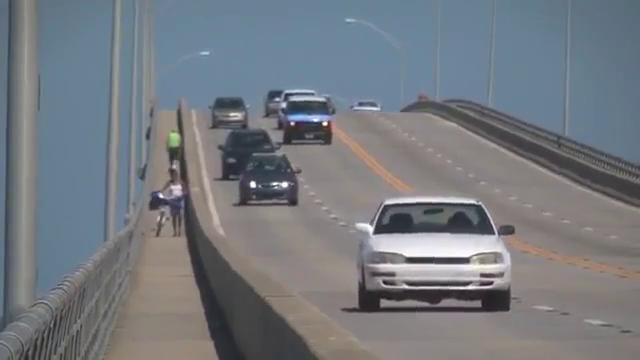
#> input picture frame 91 of buoi2/slow.avi, 640 x 360 px, given in place of los_angeles.mp4, which was not available
$ python loc_anh_video.py
#> lines starting #> are read from the running program, lines starting #| are printed output that depends on the picture; pictures that were not available may be replaced by others from this repository, and a replacement may not be noted
import cv2
import numpy as np
cap = cv2.VideoCapture("los_angeles.mp4")
while True:
	ret, frame = cap.read()
#> frame is the input picture: shape (360, 640, 3); mean B, G, R 127.8, 121.7, 116.8
	frame = cv2.resize(frame,(300,200))
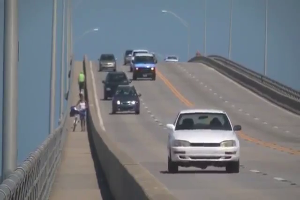
#> frame: shape (200, 300, 3); mean B, G, R 127.8, 121.6, 116.8
#--------------------------------------------------------
	gaussian = cv2.GaussianBlur(frame, (21, 21), 0)
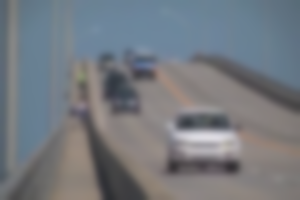
#> gaussian: shape (200, 300, 3); mean B, G, R 127.8, 121.6, 116.8
	averaging = cv2.blur(frame, (21, 21))
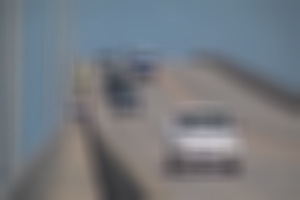
#> averaging: shape (200, 300, 3); mean B, G, R 127.8, 121.6, 116.8
	median = cv2.medianBlur(frame, 5)
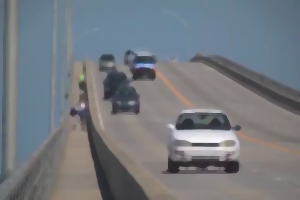
#> median: shape (200, 300, 3); mean B, G, R 127.7, 121.5, 116.5
	bilateral = cv2.bilateralFilter(frame, 9, 350, 350)

	kernel = np.ones((5,5),np.uint8)
	dilation = cv2.dilate(frame,kernel,iterations = 1)
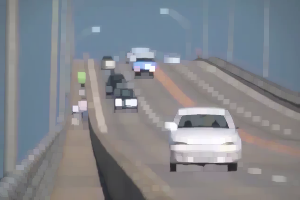
#> dilation: shape (200, 300, 3); mean B, G, R 140.8, 134.6, 130.7
	erosion = cv2.erode(frame, kernel, iterations=6)
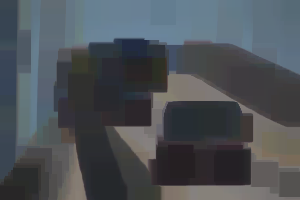
#> erosion: shape (200, 300, 3); mean B, G, R 86.5, 81.2, 76
#--------------------------------------------------------
	cv2.imshow("averaging", averaging)
	cv2.imshow("gaussian", gaussian)
	cv2.imshow("median", median)
	cv2.imshow("bilateral", bilateral)
	cv2.imshow("dilation", dilation)
	cv2.imshow("erosion", erosion)
	key = cv2.waitKey(25)
#> (key Esc is pressed here)
	if key == 27:
		break
cap.release()
cv2.destroyAllWindows()

$ run again, starting later in the video
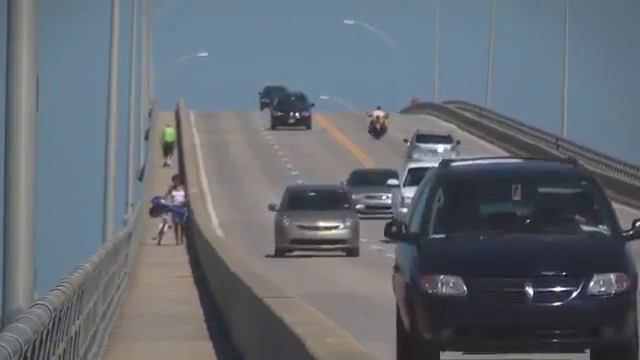
#> input picture frame 412 of buoi2/slow.avi, 640 x 360 px, given in place of los_angeles.mp4, which was not available
#> frame is the input picture: shape (360, 640, 3); mean B, G, R 114.8, 107.1, 100.1
#> frame: shape (200, 300, 3)
#> `dilation = cv2.dilate(frame,kernel,iterations = 1)`:
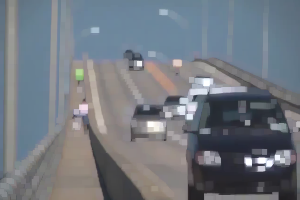
#> dilation: shape (200, 300, 3); mean B, G, R 128, 120.2, 114.1
#> `erosion = cv2.erode(frame, kernel, iterations=6)`:
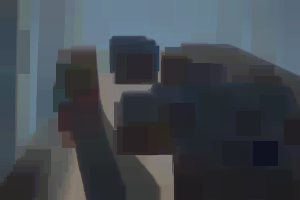
#> erosion: shape (200, 300, 3); mean B, G, R 78.5, 71.7, 65.1

$ run again, starting later in the video
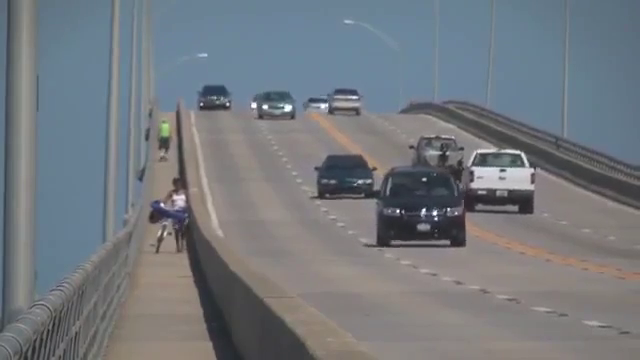
#> input picture frame 732 of buoi2/slow.avi, 640 x 360 px, given in place of los_angeles.mp4, which was not available
#> frame is the input picture: shape (360, 640, 3); mean B, G, R 126.3, 120.7, 115.8
#> frame: shape (200, 300, 3)
#> `dilation = cv2.dilate(frame,kernel,iterations = 1)`:
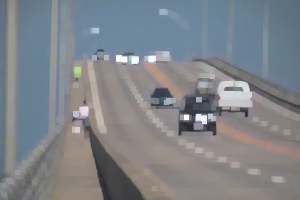
#> dilation: shape (200, 300, 3); mean B, G, R 137.3, 131.8, 127.8
#> `erosion = cv2.erode(frame, kernel, iterations=6)`:
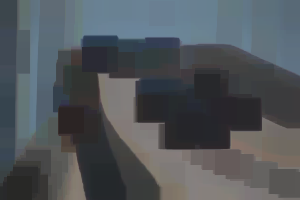
#> erosion: shape (200, 300, 3); mean B, G, R 89.7, 85.2, 80.1
